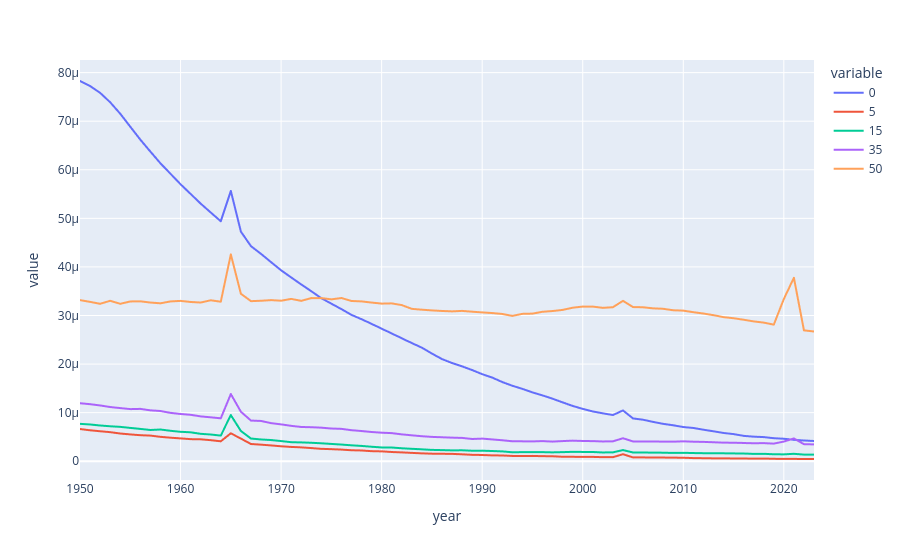

The cell this chart's notebook holds for it:
### Code cell
death_rates.plot()

### Figure 1 — Plotly figure (JSON) as saved in the notebook; plotly's stock layout.template omitted (floating-point values rounded to 4 significant figures; data arrays with more than 128 entries replaced by an {"elided": "..."} marker saying what was removed)
{"data": [{"hovertemplate": "variable=0<br>year=%{x}<br>value=%{y}<extra></extra>", "legendgroup": "0", "line": {"color": "#636efa", "dash": "solid"}, "marker": {"symbol": "circle"}, "mode": "lines", "name": "0", "showlegend": true, "type": "scattergl", "x": {"elided": "370 int values"}, "xaxis": "x", "y": {"elided": "370 float values"}, "yaxis": "y"}, {"hovertemplate": "variable=5<br>year=%{x}<br>value=%{y}<extra></extra>", "legendgroup": "5", "line": {"color": "#EF553B", "dash": "solid"}, "marker": {"symbol": "circle"}, "mode": "lines", "name": "5", "showlegend": true, "type": "scattergl", "x": {"elided": "370 int values"}, "xaxis": "x", "y": {"elided": "370 float values"}, "yaxis": "y"}, {"hovertemplate": "variable=15<br>year=%{x}<br>value=%{y}<extra></extra>", "legendgroup": "15", "line": {"color": "#00cc96", "dash": "solid"}, "marker": {"symbol": "circle"}, "mode": "lines", "name": "15", "showlegend": true, "type": "scattergl", "x": {"elided": "370 int values"}, "xaxis": "x", "y": {"elided": "370 float values"}, "yaxis": "y"}, {"hovertemplate": "variable=35<br>year=%{x}<br>value=%{y}<extra></extra>", "legendgroup": "35", "line": {"color": "#ab63fa", "dash": "solid"}, "marker": {"symbol": "circle"}, "mode": "lines", "name": "35", "showlegend": true, "type": "scattergl", "x": {"elided": "370 int values"}, "xaxis": "x", "y": {"elided": "370 float values"}, "yaxis": "y"}, {"hovertemplate": "variable=50<br>year=%{x}<br>value=%{y}<extra></extra>", "legendgroup": "50", "line": {"color": "#FFA15A", "dash": "solid"}, "marker": {"symbol": "circle"}, "mode": "lines", "name": "50", "showlegend": true, "type": "scattergl", "x": {"elided": "370 int values"}, "xaxis": "x", "y": {"elided": "370 float values"}, "yaxis": "y"}], "layout": {"legend": {"title": {"text": "variable"}, "tracegroupgap": 0}, "margin": {"t": 60}, "xaxis": {"anchor": "y", "domain": [0, 1], "title": {"text": "year"}}, "yaxis": {"anchor": "x", "domain": [0, 1], "title": {"text": "value"}}}}
